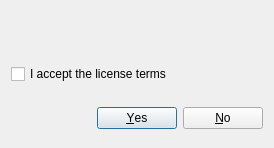
<?xml version="1.0" encoding="UTF-8"?>
<ui version="4.0">
 <class>License</class>
 <widget class="QDialog" name="License">
  <property name="geometry">
   <rect>
    <x>0</x>
    <y>0</y>
    <width>274</width>
    <height>148</height>
   </rect>
  </property>
  <property name="sizePolicy">
   <sizepolicy hsizetype="Preferred" vsizetype="Preferred">
    <horstretch>0</horstretch>
    <verstretch>0</verstretch>
   </sizepolicy>
  </property>
  <property name="windowTitle">
   <string>License agreement </string>
  </property>
  <property name="windowIcon">
   <iconset resource="resource.qrc">
    <normaloff>:/image/fish.png</normaloff>:/image/fish.png</iconset>
  </property>
  <layout class="QGridLayout" name="gridLayout">
   <item row="0" column="0" colspan="2">
    <widget class="QLabel" name="labelLicense">
     <property name="text">
      <string/>
     </property>
    </widget>
   </item>
   <item row="1" column="0" colspan="2">
    <widget class="QCheckBox" name="checkBoxLicense">
     <property name="sizePolicy">
      <sizepolicy hsizetype="Preferred" vsizetype="Preferred">
       <horstretch>0</horstretch>
       <verstretch>0</verstretch>
      </sizepolicy>
     </property>
     <property name="text">
      <string>I accept the license terms</string>
     </property>
    </widget>
   </item>
   <item row="2" column="0">
    <spacer name="horizontalSpacer">
     <property name="orientation">
      <enum>Qt::Horizontal</enum>
     </property>
     <property name="sizeHint" stdset="0">
      <size>
       <width>9</width>
       <height>20</height>
      </size>
     </property>
    </spacer>
   </item>
   <item row="2" column="1">
    <widget class="QDialogButtonBox" name="buttonBoxLicense">
     <property name="enabled">
      <bool>true</bool>
     </property>
     <property name="sizePolicy">
      <sizepolicy hsizetype="Preferred" vsizetype="Preferred">
       <horstretch>0</horstretch>
       <verstretch>0</verstretch>
      </sizepolicy>
     </property>
     <property name="standardButtons">
      <set>QDialogButtonBox::No|QDialogButtonBox::Yes</set>
     </property>
     <property name="centerButtons">
      <bool>false</bool>
     </property>
    </widget>
   </item>
  </layout>
 </widget>
 <resources>
  <include location="resource.qrc"/>
 </resources>
 <connections>
  <connection>
   <sender>buttonBoxLicense</sender>
   <signal>accepted()</signal>
   <receiver>License</receiver>
   <slot>accept()</slot>
   <hints>
    <hint type="sourcelabel">
     <x>181</x>
     <y>119</y>
    </hint>
    <hint type="destinationlabel">
     <x>136</x>
     <y>73</y>
    </hint>
   </hints>
  </connection>
  <connection>
   <sender>buttonBoxLicense</sender>
   <signal>rejected()</signal>
   <receiver>License</receiver>
   <slot>reject()</slot>
   <hints>
    <hint type="sourcelabel">
     <x>181</x>
     <y>119</y>
    </hint>
    <hint type="destinationlabel">
     <x>136</x>
     <y>73</y>
    </hint>
   </hints>
  </connection>
 </connections>
</ui>
